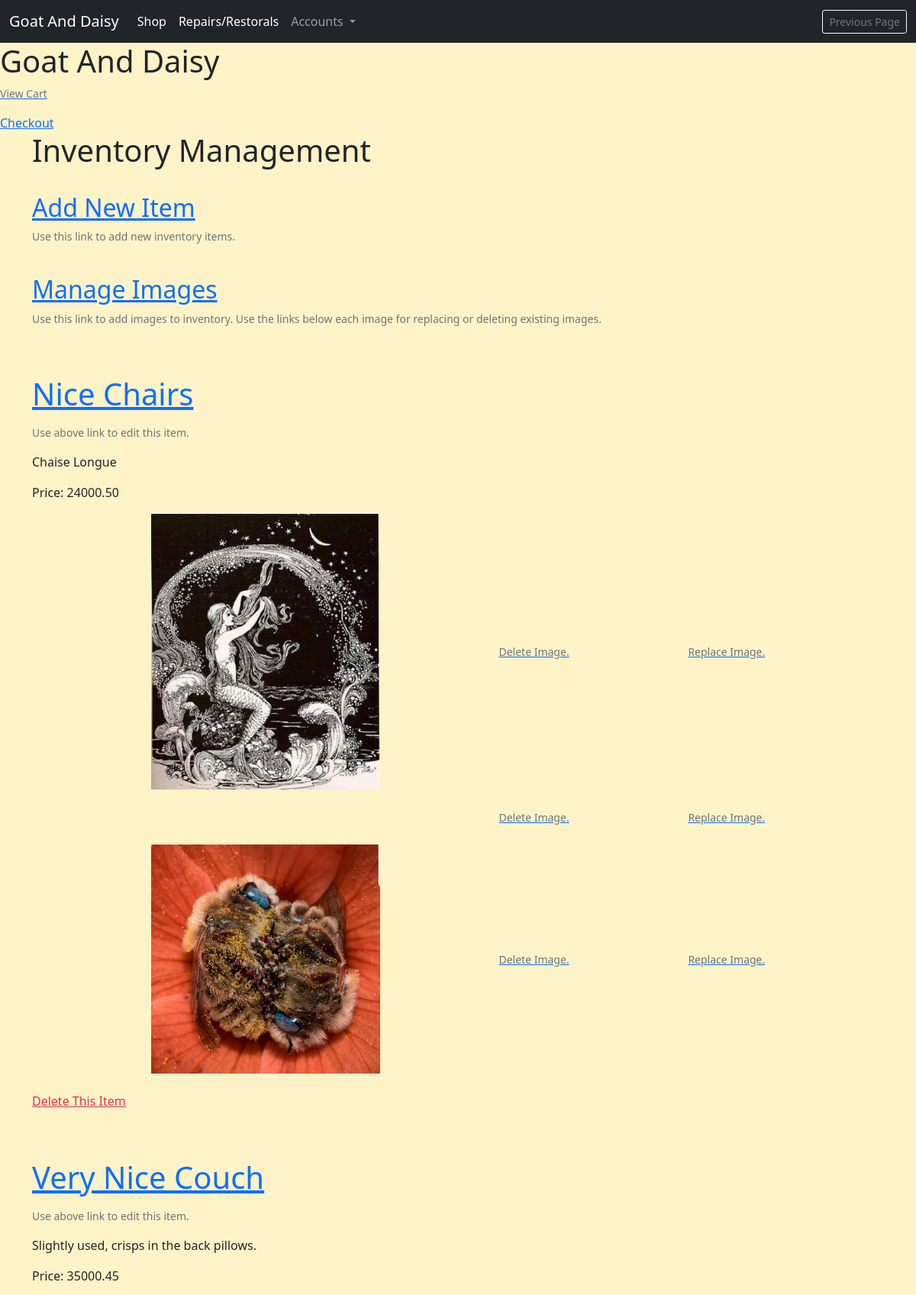
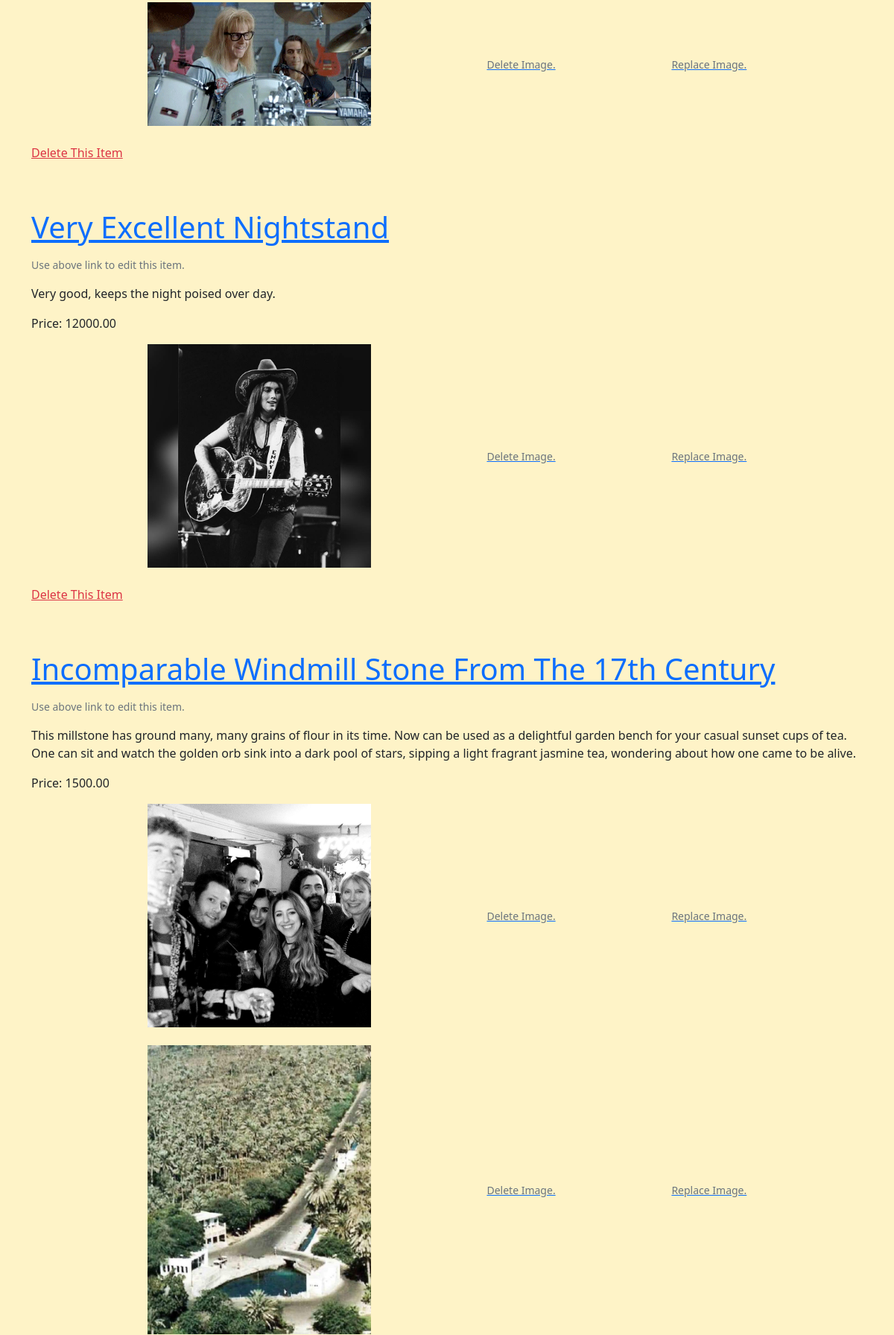
Screenshot of /shop/staff-manage-items/ (upper part) with the database file from the repository (2 pictures, top to bottom).
### shop/models.py (models this page shows, shortened)
class ShopItems(models.Model):
    title = models.CharField(max_length=255)
    description = models.TextField()
    price = models.DecimalField(decimal_places=2, max_digits=12)
    is_available = models.BooleanField(default=True)
    class Meta:
        verbose_name_plural = "Shop Items"

class ShopItemImage(models.Model):
    product = models.ForeignKey(
        ShopItems, on_delete=models.CASCADE, related_name='images')
    image = models.ImageField(upload_to='shop/images')

### shop/views.py (the view)
# urls.py: path('staff-manage-items/', views.StaffManageItems.as_view(),
class StaffManageItems(ListView):
    model = ShopItems
    template_name = 'shop/staff_manage_items.html'
    queryset = ShopItems.objects.prefetch_related('images').all()
    context_object_name = "products"

### invoices/contexts.py (called while the page is built, shortened)
def shopping_cart(request):
    template_cart = []
    products_count = 0
    order_amount = 0
    shipping = 500
    cart = request.session.get('cart', {})
    for item in enumerate(template_cart):
        products_count += 1
    order_total = order_amount + shipping
    stripe_total = order_total * 100
    context = {
        'template_cart': template_cart,
        'products_count': products_count,
        'order_amount': order_amount,
        'shipping': shipping,
        'order_total': order_total,
        'stripe_total': stripe_total,
    }
    return context

### profiles/templatetags/user_in_group_tag.py (called while the page is built)
@register.filter(name='has_group')
def has_group(user, group_name):
    try:
        group = Group.objects.get(name=group_name)
    except Group.DoesNotExist:
        return False
    return group in user.groups.all()

### shop/templates/shop/staff_manage_items.html (shortened to what this page needs)
{% extends 'base.html' %}
{% block content %}
<h1>Inventory Management</h1>
<br>
<a href="{% url 'staff_add_item' %}">
    <h2>Add New Item</h2>
</a>
<p class="small text-muted">Use this link to add new inventory items.</p>
<br>
<a href="{% url 'staff_add_image' %}">
    <h2>Manage Images</h2>
</a>
    <p class="small text-muted">Use this link to add images to inventory. Use the links below each image for replacing or deleting existing images.</p>
<br>
{% for product in products %}
<br>
    <a href="{% url 'staff_update_item' pk=product.id %}">
        <p class="display-6">{{ product.title }}</p>
    </a>
    <p class="small text-muted">Use above link to edit this item.</p>
    <p>{{ product.description }}</p>
    <p>Price: {{ product.price }}</p>
    {% for image in product.images.all %}
        <div class="image-span-flex" style="display: flex; justify-content: space-evenly; align-items: center;">
            <img src="{{image.image.url}}" alt="" style="width:300px;">
            <a href="{% url 'delete_image' pk=image.id %}">
                <span><small class="text-muted">Delete Image.</small></span>
            </a>
            <a href="{% url 'update_image' pk=image.id %}">
                <span><small class="text-muted">Replace Image.</small></span>
            </a>
        </div>
        <br>
    {% endfor %}
    <a href="{% url 'staff_delete_item' pk=product.id %}" class="text-danger">
        <p>Delete This Item</p>
    </a>
    <br>
{% endfor %}
{% endblock %}

### static/css/site_base_custom.css (style rules this page uses)
body { background-color: var(--amber-100); }

### rows the page displays
ShopItems: title "Nice Chairs", description "Chaise Longue", price "24000.50"
ShopItemImage: image (picture)
ShopItemImage: image (picture)
ShopItems: title "Very Nice Couch", description "Slightly used, crisps in the back pillows.", price "35000.45"
ShopItemImage: image (picture)
ShopItems: title "Very Excellent Nightstand", description "Very good, keeps the night poised over day.", price "12000.00"
ShopItemImage: image (picture)
ShopItems: title "Incomparable Windmill Stone From The 17th Century", description "This millstone has ground many, many grains of flour in its time. Now can be used as a delightful garden bench for your casual sunset cups of tea. One can sit and watch the golden orb sink into a dark pool of stars, sipping a light fragrant jasmine tea, wondering about how one came to be alive.", price "1500.00"
ShopItemImage: image (picture)
ShopItemImage: image (picture)
